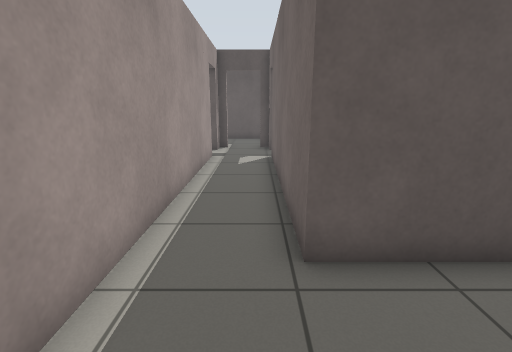
View 1 (above)

21 first-person views from a walk through a robot-simulator world made for Gazebo. The camera is 1.1 m above the floor, tilts 14° down and sees 85° across. The floor is counted in squares, 0.5 m on a side. Each view is taken from the middle of a square. On the plan, view 1 faces up. The plan holds only what a view shows up to about 17 squares ahead; the rest is blank.

View 2
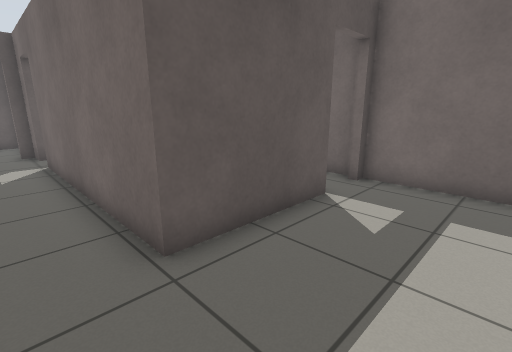

View 3
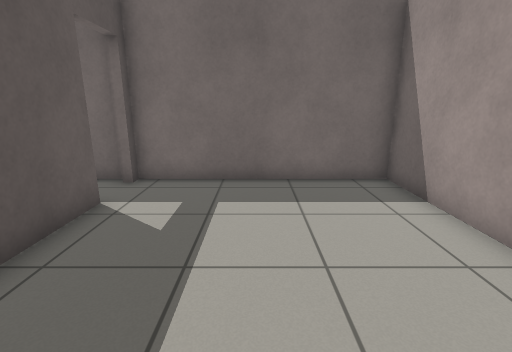

View 4
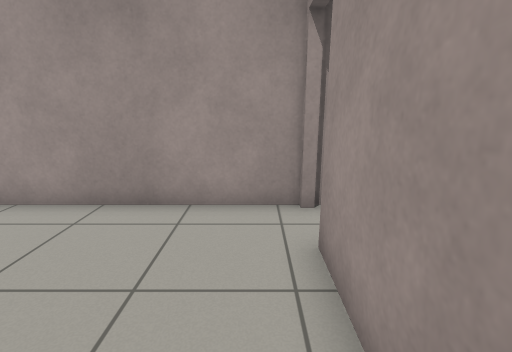

View 5
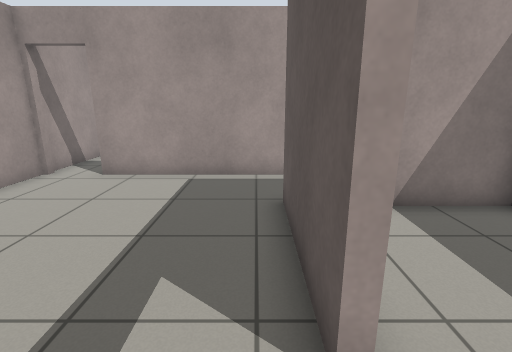

View 6
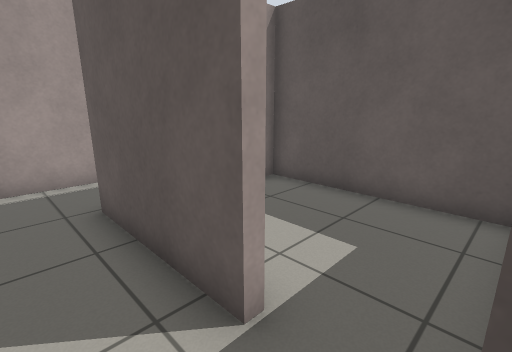

View 7
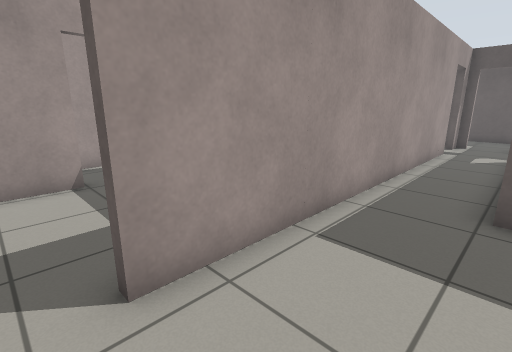

View 8
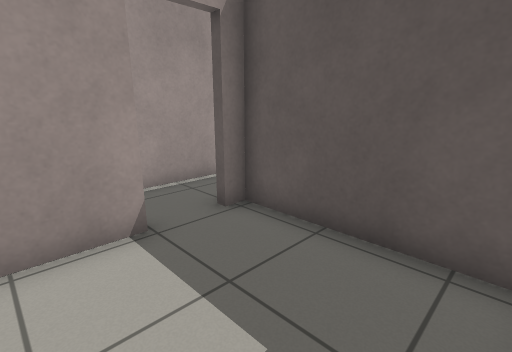

View 9
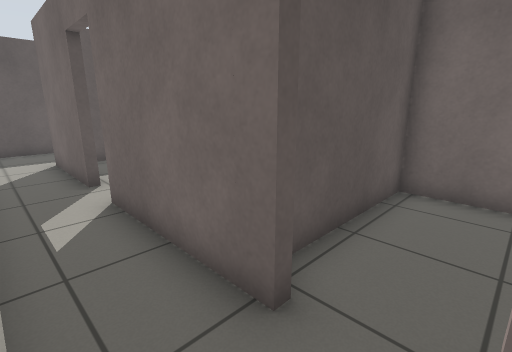

View 10
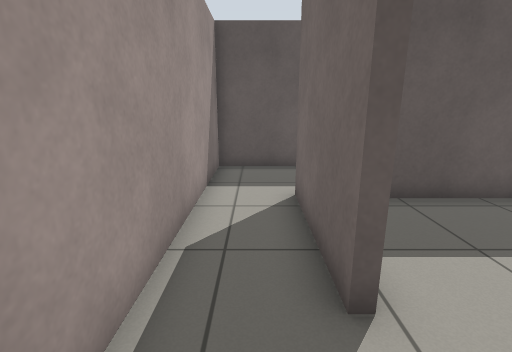

View 11
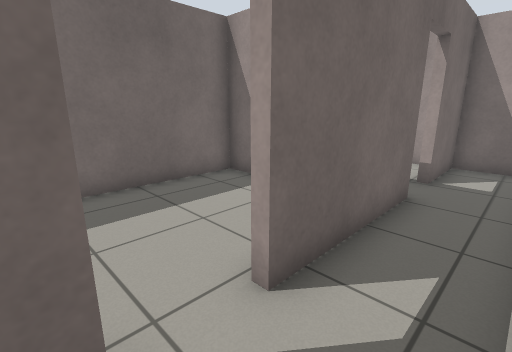

View 12
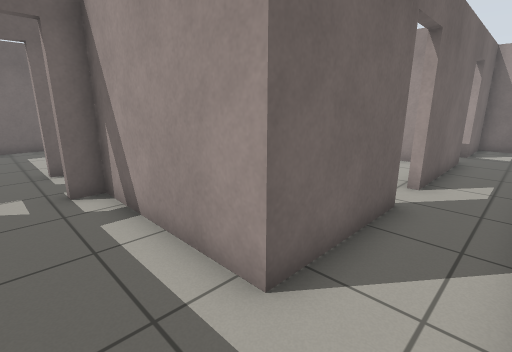

View 13
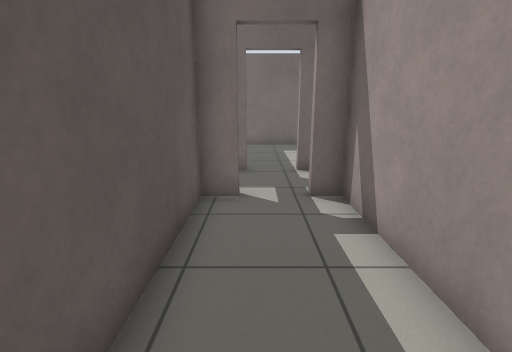

View 14
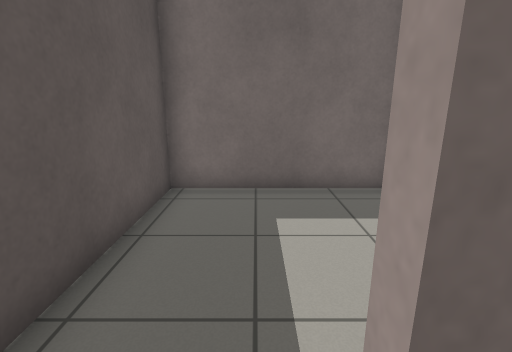

View 15
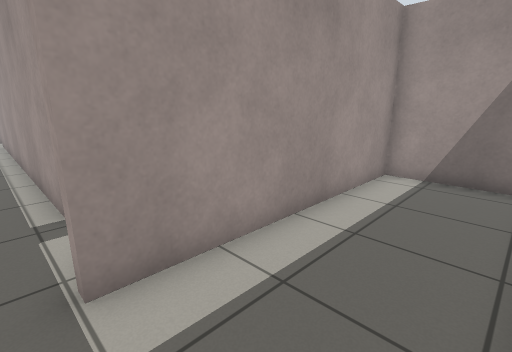

View 16
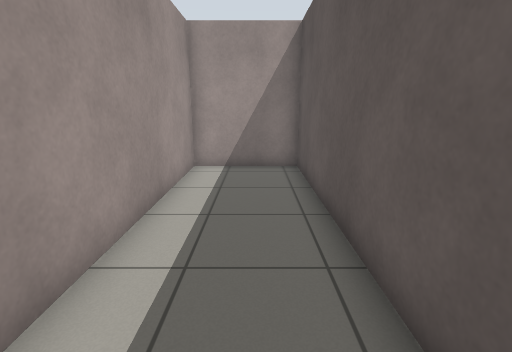

View 17
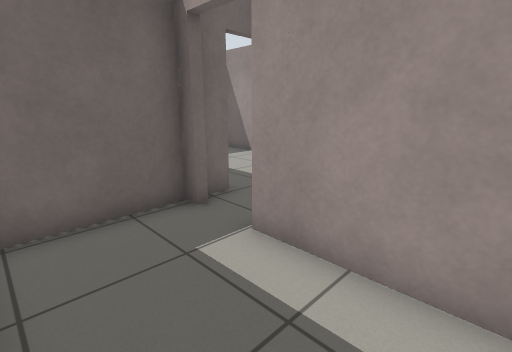

View 18
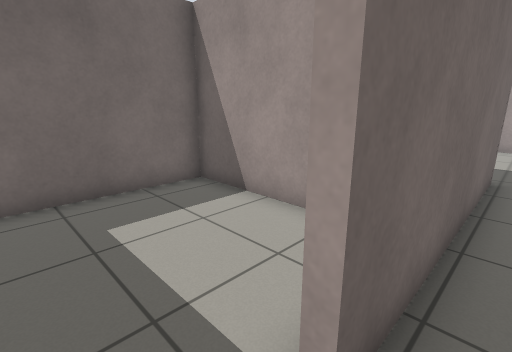

View 19
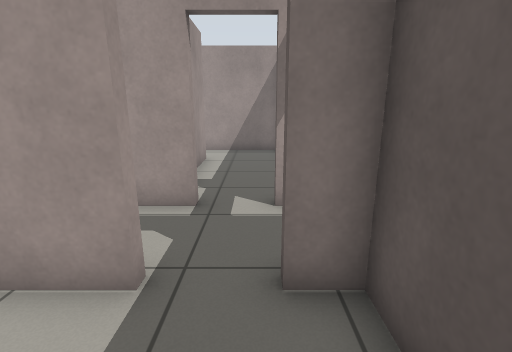

View 20
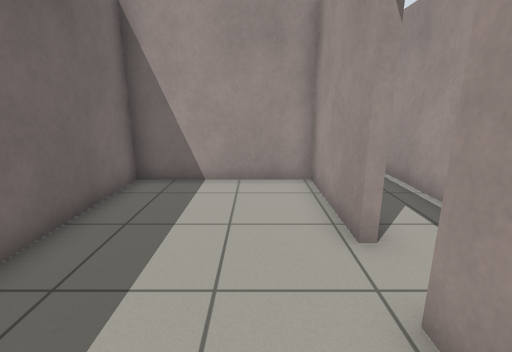

View 21
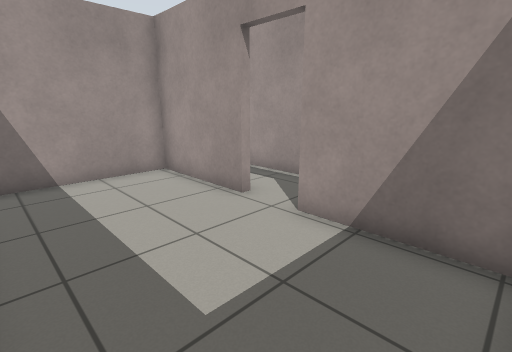

### Floor plan
Points are (right, up) in squares from view 1. A wall is a line through its corners. A room is listed if a view was taken in it or the views show most of it. See-through windows are left out.
Room 1 (views 1, 2, 3, 4, 5, 6, 7, 14, 18)
walls: (5.2, 3.6) (0.7, 3.6) (0.7, 12.5); (-2.1, -4.1) (7.4, -4.1) (7.4, 3.6) (6.9, 3.6); (-2, 12.7) (-2, -2.1); (0.7, 14.3) (0.7, 15.3) (0.2, 15.3); (-2, 15.3) (-2, 14.3)
ways out: open door at (-2, -3) to room 2; open door at (-2, 13.5) to room 3; open door at (-0.5, 15.5) to room 4; open door at (1, 13.5) to room 5; open door at (6.5, 4) to room 7
Room 2 (view 8)
walls: (-7.7, -1.1) (-7.7, -3.1); (-2.3, -0.9) (-2.3, 1.3) (-7.7, 1.3); (-7, -4.1) (-2.2, -4.1)
ways out: open door at (-2, -3) to room 1; open door at (-8, -0.5) to room 3
Room 3 (views 9, 10, 11, 12, 13)
walls: (-8, 7.5) (-8, 11.8) (-2.3, 11.8) (-2.3, 12.7); (-8, 0.6) (-8, 5.8); (-2.3, 14.3) (-2.3, 15.3) (-10.4, 15.3) (-10.4, -0.5); (-9.6, -4.1) (-8, -4.1) (-8, -1.1)
ways out: open door at (-2, 13.5) to room 1; open door at (-8, -0.5) to room 2; open door at (-8, 6.5) to room 6
Room 4 (views 15, 16, 17)
walls: (0.2, 15.7) (0.7, 15.7) (0.7, 19); (0.6, 19.6) (-10.4, 19.6) (-10.4, 15.7) (-1.6, 15.7)
ways out: open door at (-0.5, 15.5) to room 1
Room 5 (view 19)
walls: (1, 12.5) (1, 10.9); (3.3, 9.1) (7.4, 9.1) (7.4, 15.3) (1, 15.3) (1, 14.3)
ways out: open door at (1, 13.5) to room 1
Room 6 (views 20, 21)
walls: (-7.7, 5.8) (-7.7, 1.6) (-2.3, 1.6) (-2.3, 6.5); (-7.7, 11.1) (-7.7, 7.5); (-2.7, 11.5) (-6.7, 11.5)
ways out: open door at (-8, 6.5) to room 3
Room 7 (no view inside)
walls: (7, 8.8) (1, 8.8) (1, 6); (7.4, 4.1) (7.4, 5)
ways out: open door at (6.5, 4) to room 1

Positions as (right, up) in squares from view 1, and headings:
1: (0, 0), facing up
2: (-1, 0), facing up-right
3: (-1, 0), facing right
4: (-1, 2), facing down
5: (7, 3), facing left
6: (7, 2), facing up-left
7: (1, -3), facing up-left
8: (-3, -3), facing up-left
9: (-10, -1), facing up-right
10: (-9, 5), facing up
11: (-10, 8), facing down-right
12: (-10, 14), facing down-right
13: (-9, 14), facing right
14: (0, 13), facing right
15: (-1, 19), facing down-left
16: (0, 18), facing left
17: (-5, 19), facing down-right
18: (0, 14), facing down-right
19: (4, 14), facing left
20: (-6, 10), facing down
21: (-3, 11), facing down-left
